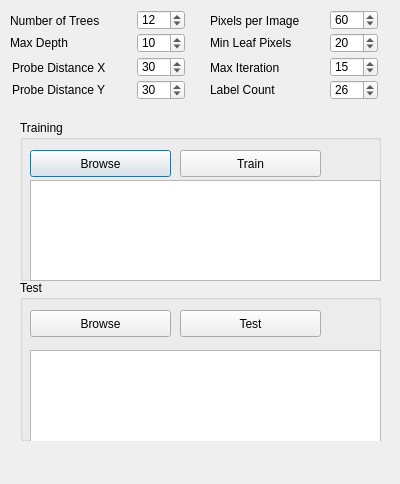
<?xml version="1.0" encoding="UTF-8"?>
<ui version="4.0">
 <class>RDFDialog</class>
 <widget class="QDialog" name="RDFDialog">
  <property name="geometry">
   <rect>
    <x>0</x>
    <y>0</y>
    <width>400</width>
    <height>484</height>
   </rect>
  </property>
  <property name="windowTitle">
   <string>Dialog</string>
  </property>
  <widget class="QSpinBox" name="spinBox_NTrees">
   <property name="geometry">
    <rect>
     <x>137</x>
     <y>10</y>
     <width>48</width>
     <height>20</height>
    </rect>
   </property>
   <property name="value">
    <number>12</number>
   </property>
  </widget>
  <widget class="QSpinBox" name="spinBox_MaxDepth">
   <property name="geometry">
    <rect>
     <x>137</x>
     <y>33</y>
     <width>48</width>
     <height>20</height>
    </rect>
   </property>
   <property name="value">
    <number>10</number>
   </property>
  </widget>
  <widget class="QLabel" name="label_NTrees">
   <property name="geometry">
    <rect>
     <x>10</x>
     <y>12</y>
     <width>120</width>
     <height>17</height>
    </rect>
   </property>
   <property name="text">
    <string>Number of Trees</string>
   </property>
  </widget>
  <widget class="QLabel" name="label_MaxDepth">
   <property name="geometry">
    <rect>
     <x>10</x>
     <y>34</y>
     <width>121</width>
     <height>17</height>
    </rect>
   </property>
   <property name="text">
    <string>Max Depth</string>
   </property>
  </widget>
  <widget class="QLabel" name="label_ProbX_2">
   <property name="geometry">
    <rect>
     <x>12</x>
     <y>59</y>
     <width>121</width>
     <height>17</height>
    </rect>
   </property>
   <property name="text">
    <string>Probe Distance X</string>
   </property>
  </widget>
  <widget class="QLabel" name="label_ProbY_2">
   <property name="geometry">
    <rect>
     <x>12</x>
     <y>81</y>
     <width>121</width>
     <height>17</height>
    </rect>
   </property>
   <property name="text">
    <string>Probe Distance Y</string>
   </property>
  </widget>
  <widget class="QSpinBox" name="spinBox_probX">
   <property name="geometry">
    <rect>
     <x>137</x>
     <y>57</y>
     <width>48</width>
     <height>20</height>
    </rect>
   </property>
   <property name="value">
    <number>30</number>
   </property>
  </widget>
  <widget class="QSpinBox" name="spinBox_probY">
   <property name="geometry">
    <rect>
     <x>137</x>
     <y>80</y>
     <width>48</width>
     <height>20</height>
    </rect>
   </property>
   <property name="value">
    <number>30</number>
   </property>
  </widget>
  <widget class="QGroupBox" name="groupBox">
   <property name="geometry">
    <rect>
     <x>20</x>
     <y>120</y>
     <width>361</width>
     <height>161</height>
    </rect>
   </property>
   <property name="title">
    <string>Training</string>
   </property>
   <widget class="QPushButton" name="loadTrainData_button">
    <property name="geometry">
     <rect>
      <x>10</x>
      <y>30</y>
      <width>141</width>
      <height>27</height>
     </rect>
    </property>
    <property name="text">
     <string>Browse</string>
    </property>
   </widget>
   <widget class="QPushButton" name="train_button">
    <property name="geometry">
     <rect>
      <x>160</x>
      <y>30</y>
      <width>141</width>
      <height>27</height>
     </rect>
    </property>
    <property name="text">
     <string>Train</string>
    </property>
   </widget>
   <widget class="QTextBrowser" name="textBrowser_train">
    <property name="geometry">
     <rect>
      <x>10</x>
      <y>60</y>
      <width>351</width>
      <height>101</height>
     </rect>
    </property>
   </widget>
  </widget>
  <widget class="QGroupBox" name="groupBox_2">
   <property name="geometry">
    <rect>
     <x>20</x>
     <y>280</y>
     <width>361</width>
     <height>161</height>
    </rect>
   </property>
   <property name="title">
    <string>Test</string>
   </property>
   <widget class="QPushButton" name="loadTestData_button">
    <property name="geometry">
     <rect>
      <x>10</x>
      <y>30</y>
      <width>141</width>
      <height>27</height>
     </rect>
    </property>
    <property name="text">
     <string>Browse</string>
    </property>
   </widget>
   <widget class="QPushButton" name="test_button">
    <property name="geometry">
     <rect>
      <x>160</x>
      <y>30</y>
      <width>141</width>
      <height>27</height>
     </rect>
    </property>
    <property name="text">
     <string>Test</string>
    </property>
   </widget>
   <widget class="QTextBrowser" name="textBrowser_test">
    <property name="geometry">
     <rect>
      <x>10</x>
      <y>70</y>
      <width>351</width>
      <height>101</height>
     </rect>
    </property>
   </widget>
  </widget>
  <widget class="QLabel" name="label_PixelsPerImage">
   <property name="geometry">
    <rect>
     <x>210</x>
     <y>12</y>
     <width>110</width>
     <height>17</height>
    </rect>
   </property>
   <property name="text">
    <string>Pixels per Image</string>
   </property>
  </widget>
  <widget class="QSpinBox" name="spinBox_PixelsPerImage">
   <property name="geometry">
    <rect>
     <x>330</x>
     <y>10</y>
     <width>48</width>
     <height>20</height>
    </rect>
   </property>
   <property name="value">
    <number>60</number>
   </property>
  </widget>
  <widget class="QLabel" name="label_MinLeafPixels">
   <property name="geometry">
    <rect>
     <x>210</x>
     <y>34</y>
     <width>110</width>
     <height>17</height>
    </rect>
   </property>
   <property name="text">
    <string>Min Leaf Pixels</string>
   </property>
  </widget>
  <widget class="QSpinBox" name="spinBox_MinLeafPixels">
   <property name="geometry">
    <rect>
     <x>330</x>
     <y>33</y>
     <width>48</width>
     <height>20</height>
    </rect>
   </property>
   <property name="value">
    <number>20</number>
   </property>
  </widget>
  <widget class="QLabel" name="label_LabelCount">
   <property name="geometry">
    <rect>
     <x>210</x>
     <y>81</y>
     <width>110</width>
     <height>17</height>
    </rect>
   </property>
   <property name="text">
    <string>Label Count</string>
   </property>
  </widget>
  <widget class="QLabel" name="label_MaxIteration">
   <property name="geometry">
    <rect>
     <x>210</x>
     <y>59</y>
     <width>110</width>
     <height>17</height>
    </rect>
   </property>
   <property name="text">
    <string>Max Iteration</string>
   </property>
  </widget>
  <widget class="QSpinBox" name="spinBox_MaxIteration">
   <property name="geometry">
    <rect>
     <x>330</x>
     <y>57</y>
     <width>48</width>
     <height>20</height>
    </rect>
   </property>
   <property name="value">
    <number>15</number>
   </property>
  </widget>
  <widget class="QSpinBox" name="spinBox_LabelCount">
   <property name="geometry">
    <rect>
     <x>330</x>
     <y>80</y>
     <width>48</width>
     <height>20</height>
    </rect>
   </property>
   <property name="value">
    <number>26</number>
   </property>
  </widget>
 </widget>
 <resources/>
 <connections/>
</ui>
